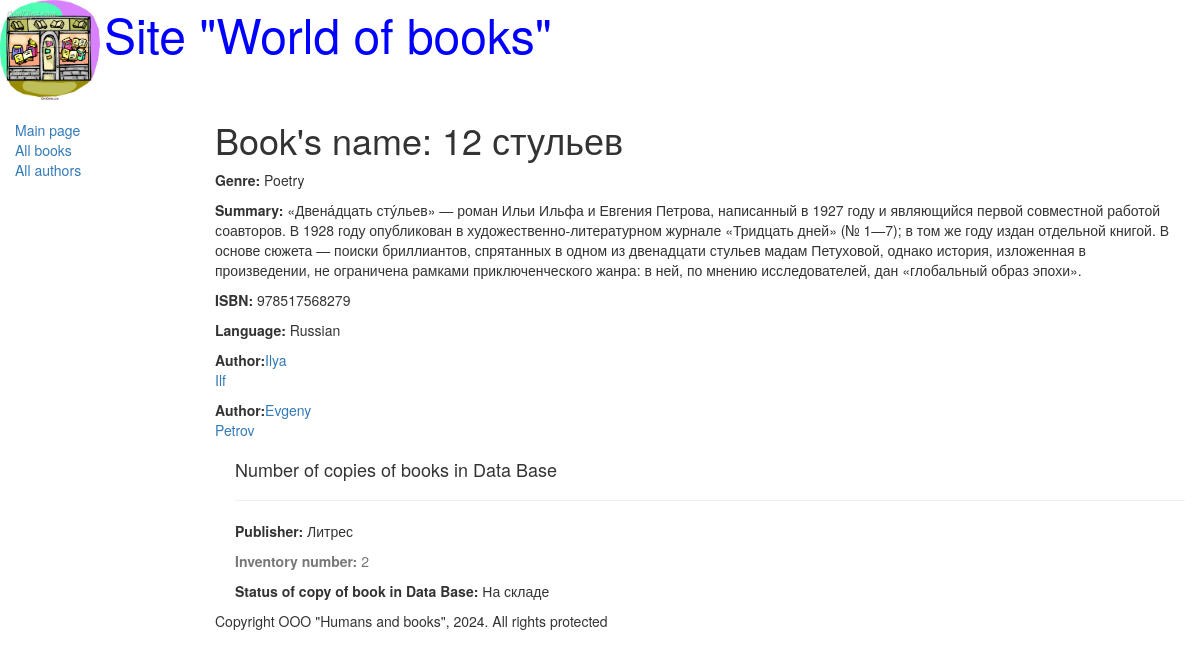
The page /book/2 on the database its author committed.
### catalog/models.py (models this page shows, shortened)
class Book(models.Model):
    title = models.CharField(max_length=200, help_text="Enter book's name", verbose_name="Book's name")
    genre = models.ForeignKey("Genre", on_delete=models.CASCADE, help_text="Choose genre for book", verbose_name="Book's genre", null=True)
    language = models.ForeignKey("Language", on_delete=models.CASCADE, help_text="Choose language for book", verbose_name="Book's language", null=True)
    author = models.ManyToManyField("Author", help_text="Choose book's author", verbose_name="Book's author")
    summary = models.TextField(max_length=1000, help_text="Enter summary for book", verbose_name="Book's summary")
    isbn = models.CharField(max_length=13, help_text="it's should to consist of 13 charcaters", verbose_name="Book's ISBN")
    def display_author(self):
        return ', '.join([author.last_name for author in self.author.all()])
    display_author.short_description = 'Authors'

class Genre(models.Model):
    name = models.CharField(max_length=200, help_text="Enter book genre's", verbose_name="Book's genre")
    def __str__(self):
        return self.name

class Language(models.Model):
    name = models.CharField(max_length=20, help_text="Enter book's language", verbose_name="Book's language")
    def __str__(self) -> str:
        return self.name

class Author(models.Model):
    first_name = models.CharField(max_length=100, help_text="Enter author first name", verbose_name="Author first name")
    last_name = models.CharField(max_length=100, help_text="Enter author last name", verbose_name="Author last name")
    date_of_birth = models.DateField(help_text="Enter birth date", verbose_name="Date of birth", null=True, blank=True)
    date_of_death = models.DateField(help_text="Enter death date", verbose_name="Date of death", null=True, blank=True)

class BookInstance(models.Model):
    book = models.ForeignKey("Book", on_delete=models.CASCADE, null=True)
    inv_nom = models.CharField(max_length=20, help_text="Enter book's inventory number", verbose_name="Inventory number")
    imprint = models.CharField(max_length=200, help_text="Enter publisher and year of issue", verbose_name="Publisher")
    status = models.ForeignKey("Status", on_delete=models.CASCADE, null=True)
    due_back = models.DateField(null=True, blank=True)

class Status(models.Model):
    name = models.CharField(max_length=20, help_text="Enter book's status", verbose_name="Book's status")
    def __str__(self) -> str:
        return self.name

### catalog/views.py (the view)
# urls.py: url(r'^book/(?P<pk>\d+)$', views.BookDetailView.as_view(), name='book-detail')
class BookDetailView(generic.DetailView):
    model = Book

### catalog/templates/catalog/book_detail.html (shortened to what this page needs)
{% extends "base_generic.html" %}
{% block content %}
    <h1>Book's name: {{ book.title }}</h1>
    <p><strong>Genre:</strong> {{ book.genre }}</p>
    <p><strong>Summary:</strong> {{ book.summary }}</p>
    <p><strong>ISBN:</strong> {{ book.isbn }}</p>
    <p><strong>Language:</strong> {{ book.language }}</p>
    {% for author in book.author.all %}
        <p><strong>Author:</strong><a href="">{{ author.first_name }}<br>{{ author.last_name }}</a></p>
    {% endfor %}
    <div style="margin-left:20px;margin-top:20px;">
        <h4>Number of copies of books in Data Base</h4>
        {% for copy in book.bookinstance_set.all %}
            <hr>
        <p><strong>Publisher:</strong> {{ copy.imprint }}</p>
        <p class="text-muted"><strong>Inventory number:</strong> {{ copy.id }}</p>
        <p><strong>Status of copy of book in Data Base:</strong> {{ copy.status }}</p>
        {% endfor %}
    </div>
{% endblock %}

### rows shown on the page
Book: title "12 стульев", genre "Poetry", summary "«Двена́дцать сту́льев» — роман Ильи Ильфа и Евгения Петрова, написанный в 1927 году и являющийся первой совместной работой соавторов. В 1928 году опубликован в художественно-литературном журнале «Тридцать дней» (№ 1—7); в том же году издан отдельной книгой. В основе сюжета — поиски бриллиантов, спрятанных в одном из двенадцати стульев мадам Петуховой, однако история, изложенная в произведении, не ограничена рамками приключенческого жанра: в ней, по мнению исследователей, дан «глобальный образ эпохи».", isbn "978517568279", language "Russian"
Author: first_name "Ilya", last_name "Ilf"
Author: first_name "Evgeny", last_name "Petrov"
BookInstance: imprint "Литрес", id "2", status "На складе"
